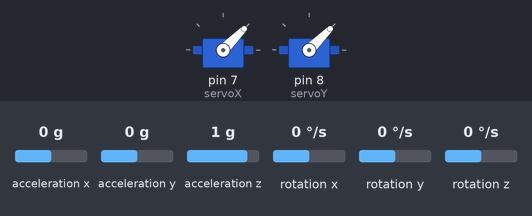
Bench run of a sketch on a simulated Arduino Uno, built with avr-gcc and run on an emulated ATmega328P. Parts: 2 × servo. Wiring (inferred from the names in the program): MPU-6050 motion sensor at I2C address 0x68. Inputs (shaded band) come from the test bench; at power-on: acceleration x 0 g, acceleration y 0 g, acceleration z 1 g, rotation x 0 °/s, rotation y 0 °/s, rotation z 0 °/s.

Above: at 1.2 s.
1.3 s: acceleration x set to -1.4 g
At 2.4 s:
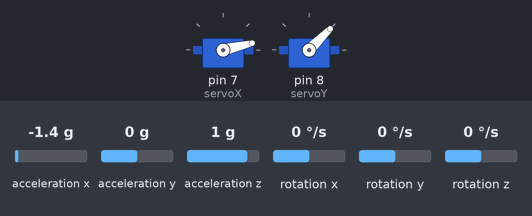
2.8 s: acceleration y set to -1.4 g
At 3.5 s:
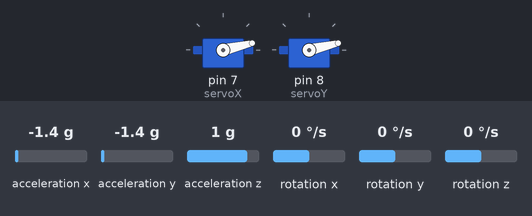
4.3 s: acceleration x set to -0.8 g
At 4.6 s:
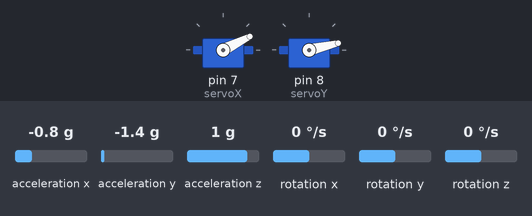
5.8 s: acceleration y set to -0.8 g
At 7.0 s:
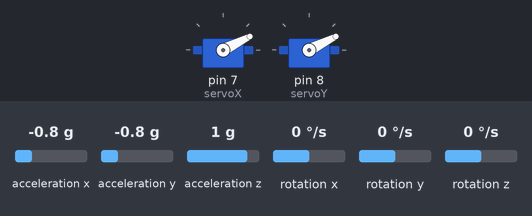
7.3 s: acceleration x set to 0 g
At 8.1 s:
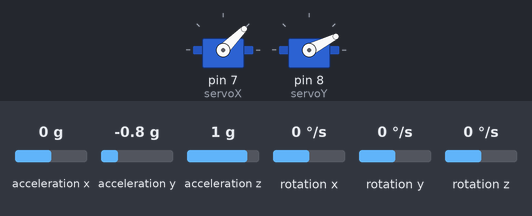
8.8 s: acceleration y set to 0.8 g
At 9.3 s:
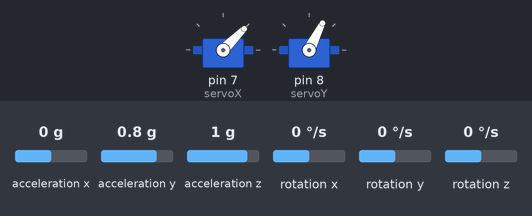
Timing chart, 0 to 11.3 s (numbered marks = the images above; inputs shaded):
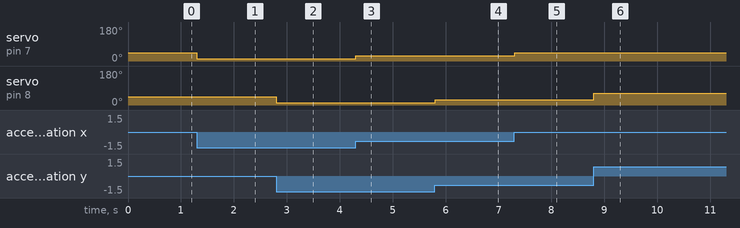

The sketch:

MPU_6050_CODE.ino
```cpp
#include <Wire.h>
#include <Servo.h>

// MPU6050 connections
const int MPU_addr = 0x68; // I2C address of the MPU6050

// Servo connections
Servo servoX;
Servo servoY;

int16_t AcX, AcY, AcZ, Tmp, GyX, GyY, GyZ;

void setup() {
  Wire.begin();
  Wire.beginTransmission(MPU_addr);
  Wire.write(0x6B); // PWR_MGMT_1 register
  Wire.write(0);    // set to zero (wakes up the MPU-6050)
  Wire.endTransmission(true);

  servoX.attach(7); // attach servo on pin 9 to servoX
  servoY.attach(8); // attach servo on pin 10 to servoY
}

void loop() {
  Wire.beginTransmission(MPU_addr);
  Wire.write(0x3B); // starting with register 0x3B (ACCEL_XOUT_H)
  Wire.endTransmission(false);
  Wire.requestFrom(MPU_addr, 14, true); // request a total of 14 registers

  // Read accelerometer and gyroscope data
  /* AcX = Wire.read()<<8|Wire.read(); // 0x3B (ACCEL_XOUT_H) & 0x3C (ACCEL_XOUT_L)
  AcY = Wire.read()<<8|Wire.read(); // 0x3D (ACCEL_YOUT_H) & 0x3E (ACCEL_YOUT_L)
  AcZ = Wire.read()<<8|Wire.read(); // 0x3F (ACCEL_ZOUT_H) & 0x40 (ACCEL_ZOUT_L)
  Tmp = Wire.read()<<8|Wire.read(); // 0x41 (TEMP_OUT_H) & 0x42 (TEMP_OUT_L)*/

  GyX = Wire.read()<<8|Wire.read(); // 0x43 (GYRO_XOUT_H) & 0x44 (GYRO_XOUT_L)
  GyY = Wire.read()<<8|Wire.read(); // 0x45 (GYRO_YOUT_H) & 0x46 (GYRO_YOUT_L)
  GyZ = Wire.read()<<8|Wire.read(); // 0x47 (GYRO_ZOUT_H) & 0x48 (GYRO_ZOUT_L)

  // Map gyroscope data to servo positions
  int servoX_pos = map(GyX, -32768, 32767, 0, 90); // Map GyX to servoX position
  int servoY_pos = map(GyY, -32768, 32767, 0, 90); // Map GyY to servoY position

  // Limit servo positions to avoid extreme values
  servoX_pos = constrain(servoX_pos, 0, 90);
  servoY_pos = constrain(servoY_pos, 0, 90);

  // Control servos
  servoX.write(servoX_pos);
  servoY.write(servoY_pos);

  delay(01); // Small delay for stability
}
```

Measured:
- after the input at 1.3 s, servo on pin 7 (servoX): 45° → 13° at once
- after the input at 2.8 s, servo on pin 8 (servoY): 45° → 13° at once
- after the input at 4.3 s, servo on pin 7 (servoX): 13° → 27° at once
- after the input at 5.8 s, servo on pin 8 (servoY): 13° → 27° at once
- after the input at 7.3 s, servo on pin 7 (servoX): 27° → 45° at once
- after the input at 8.8 s, servo on pin 8 (servoY): 27° → 63° at once
